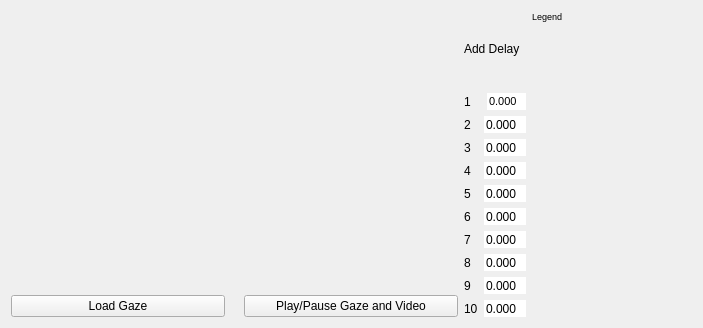
<?xml version="1.0" encoding="UTF-8"?>
<ui version="4.0">
 <class>GazePlot</class>
 <widget class="QWidget" name="GazePlot">
  <property name="windowModality">
   <enum>Qt::NonModal</enum>
  </property>
  <property name="geometry">
   <rect>
    <x>0</x>
    <y>0</y>
    <width>703</width>
    <height>328</height>
   </rect>
  </property>
  <property name="sizePolicy">
   <sizepolicy hsizetype="Minimum" vsizetype="Minimum">
    <horstretch>0</horstretch>
    <verstretch>0</verstretch>
   </sizepolicy>
  </property>
  <property name="windowTitle">
   <string>Gaze</string>
  </property>
  <property name="windowOpacity">
   <double>0.600000000000000</double>
  </property>
  <layout class="QHBoxLayout" name="horizontalLayout_12">
   <item>
    <layout class="QVBoxLayout" name="verticalLayout">
     <item>
      <widget class="QCustomPlot" name="customPlot_gaze" native="true">
       <property name="sizePolicy">
        <sizepolicy hsizetype="Expanding" vsizetype="Expanding">
         <horstretch>0</horstretch>
         <verstretch>0</verstretch>
        </sizepolicy>
       </property>
      </widget>
     </item>
     <item>
      <layout class="QHBoxLayout" name="horizontalLayout">
       <item>
        <widget class="QPushButton" name="pushButton">
         <property name="text">
          <string>Load Gaze</string>
         </property>
         <property name="iconSize">
          <size>
           <width>16</width>
           <height>5</height>
          </size>
         </property>
        </widget>
       </item>
       <item>
        <spacer name="horizontalSpacer">
         <property name="orientation">
          <enum>Qt::Horizontal</enum>
         </property>
         <property name="sizeType">
          <enum>QSizePolicy::Minimum</enum>
         </property>
         <property name="sizeHint" stdset="0">
          <size>
           <width>13</width>
           <height>13</height>
          </size>
         </property>
        </spacer>
       </item>
       <item>
        <widget class="QPushButton" name="play_gaze">
         <property name="text">
          <string>Play/Pause Gaze and Video</string>
         </property>
         <property name="iconSize">
          <size>
           <width>16</width>
           <height>5</height>
          </size>
         </property>
        </widget>
       </item>
      </layout>
     </item>
    </layout>
   </item>
   <item>
    <layout class="QVBoxLayout" name="verticalLayout_2">
     <item>
      <widget class="QLabel" name="label_11">
       <property name="sizePolicy">
        <sizepolicy hsizetype="Minimum" vsizetype="Minimum">
         <horstretch>0</horstretch>
         <verstretch>0</verstretch>
        </sizepolicy>
       </property>
       <property name="text">
        <string>Add Delay</string>
       </property>
      </widget>
     </item>
     <item>
      <layout class="QHBoxLayout" name="horizontalLayout_11">
       <item>
        <widget class="QLabel" name="label">
         <property name="sizePolicy">
          <sizepolicy hsizetype="Minimum" vsizetype="Minimum">
           <horstretch>0</horstretch>
           <verstretch>0</verstretch>
          </sizepolicy>
         </property>
         <property name="text">
          <string>1</string>
         </property>
        </widget>
       </item>
       <item>
        <widget class="QDoubleSpinBox" name="delay">
         <property name="sizePolicy">
          <sizepolicy hsizetype="Minimum" vsizetype="Fixed">
           <horstretch>0</horstretch>
           <verstretch>0</verstretch>
          </sizepolicy>
         </property>
         <property name="font">
          <font>
           <pointsize>8</pointsize>
          </font>
         </property>
         <property name="wrapping">
          <bool>false</bool>
         </property>
         <property name="frame">
          <bool>false</bool>
         </property>
         <property name="buttonSymbols">
          <enum>QAbstractSpinBox::NoButtons</enum>
         </property>
         <property name="decimals">
          <number>3</number>
         </property>
        </widget>
       </item>
      </layout>
     </item>
     <item>
      <layout class="QHBoxLayout" name="horizontalLayout_10">
       <item>
        <widget class="QLabel" name="label_2">
         <property name="sizePolicy">
          <sizepolicy hsizetype="Minimum" vsizetype="Minimum">
           <horstretch>0</horstretch>
           <verstretch>0</verstretch>
          </sizepolicy>
         </property>
         <property name="text">
          <string>2</string>
         </property>
        </widget>
       </item>
       <item>
        <widget class="QDoubleSpinBox" name="delay2">
         <property name="frame">
          <bool>false</bool>
         </property>
         <property name="buttonSymbols">
          <enum>QAbstractSpinBox::NoButtons</enum>
         </property>
         <property name="decimals">
          <number>3</number>
         </property>
        </widget>
       </item>
      </layout>
     </item>
     <item>
      <layout class="QHBoxLayout" name="horizontalLayout_9">
       <item>
        <widget class="QLabel" name="label_3">
         <property name="sizePolicy">
          <sizepolicy hsizetype="Minimum" vsizetype="Minimum">
           <horstretch>0</horstretch>
           <verstretch>0</verstretch>
          </sizepolicy>
         </property>
         <property name="text">
          <string>3</string>
         </property>
        </widget>
       </item>
       <item>
        <widget class="QDoubleSpinBox" name="delay3">
         <property name="frame">
          <bool>false</bool>
         </property>
         <property name="buttonSymbols">
          <enum>QAbstractSpinBox::NoButtons</enum>
         </property>
         <property name="decimals">
          <number>3</number>
         </property>
        </widget>
       </item>
      </layout>
     </item>
     <item>
      <layout class="QHBoxLayout" name="horizontalLayout_8">
       <item>
        <widget class="QLabel" name="label_4">
         <property name="sizePolicy">
          <sizepolicy hsizetype="Minimum" vsizetype="Minimum">
           <horstretch>0</horstretch>
           <verstretch>0</verstretch>
          </sizepolicy>
         </property>
         <property name="text">
          <string>4</string>
         </property>
        </widget>
       </item>
       <item>
        <widget class="QDoubleSpinBox" name="delay4">
         <property name="frame">
          <bool>false</bool>
         </property>
         <property name="buttonSymbols">
          <enum>QAbstractSpinBox::NoButtons</enum>
         </property>
         <property name="decimals">
          <number>3</number>
         </property>
        </widget>
       </item>
      </layout>
     </item>
     <item>
      <layout class="QHBoxLayout" name="horizontalLayout_7">
       <item>
        <widget class="QLabel" name="label_5">
         <property name="sizePolicy">
          <sizepolicy hsizetype="Minimum" vsizetype="Minimum">
           <horstretch>0</horstretch>
           <verstretch>0</verstretch>
          </sizepolicy>
         </property>
         <property name="text">
          <string>5</string>
         </property>
        </widget>
       </item>
       <item>
        <widget class="QDoubleSpinBox" name="delay5">
         <property name="frame">
          <bool>false</bool>
         </property>
         <property name="buttonSymbols">
          <enum>QAbstractSpinBox::NoButtons</enum>
         </property>
         <property name="decimals">
          <number>3</number>
         </property>
        </widget>
       </item>
      </layout>
     </item>
     <item>
      <layout class="QHBoxLayout" name="horizontalLayout_6">
       <item>
        <widget class="QLabel" name="label_6">
         <property name="sizePolicy">
          <sizepolicy hsizetype="Minimum" vsizetype="Minimum">
           <horstretch>0</horstretch>
           <verstretch>0</verstretch>
          </sizepolicy>
         </property>
         <property name="text">
          <string>6</string>
         </property>
        </widget>
       </item>
       <item>
        <widget class="QDoubleSpinBox" name="delay6">
         <property name="frame">
          <bool>false</bool>
         </property>
         <property name="buttonSymbols">
          <enum>QAbstractSpinBox::NoButtons</enum>
         </property>
         <property name="decimals">
          <number>3</number>
         </property>
        </widget>
       </item>
      </layout>
     </item>
     <item>
      <layout class="QHBoxLayout" name="horizontalLayout_5">
       <item>
        <widget class="QLabel" name="label_7">
         <property name="sizePolicy">
          <sizepolicy hsizetype="Minimum" vsizetype="Minimum">
           <horstretch>0</horstretch>
           <verstretch>0</verstretch>
          </sizepolicy>
         </property>
         <property name="text">
          <string>7</string>
         </property>
        </widget>
       </item>
       <item>
        <widget class="QDoubleSpinBox" name="delay7">
         <property name="frame">
          <bool>false</bool>
         </property>
         <property name="buttonSymbols">
          <enum>QAbstractSpinBox::NoButtons</enum>
         </property>
         <property name="decimals">
          <number>3</number>
         </property>
        </widget>
       </item>
      </layout>
     </item>
     <item>
      <layout class="QHBoxLayout" name="horizontalLayout_4">
       <item>
        <widget class="QLabel" name="label_8">
         <property name="sizePolicy">
          <sizepolicy hsizetype="Minimum" vsizetype="Minimum">
           <horstretch>0</horstretch>
           <verstretch>0</verstretch>
          </sizepolicy>
         </property>
         <property name="text">
          <string>8</string>
         </property>
        </widget>
       </item>
       <item>
        <widget class="QDoubleSpinBox" name="delay8">
         <property name="frame">
          <bool>false</bool>
         </property>
         <property name="buttonSymbols">
          <enum>QAbstractSpinBox::NoButtons</enum>
         </property>
         <property name="decimals">
          <number>3</number>
         </property>
        </widget>
       </item>
      </layout>
     </item>
     <item>
      <layout class="QHBoxLayout" name="horizontalLayout_3">
       <item>
        <widget class="QLabel" name="label_9">
         <property name="sizePolicy">
          <sizepolicy hsizetype="Minimum" vsizetype="Minimum">
           <horstretch>0</horstretch>
           <verstretch>0</verstretch>
          </sizepolicy>
         </property>
         <property name="text">
          <string>9</string>
         </property>
        </widget>
       </item>
       <item>
        <widget class="QDoubleSpinBox" name="delay9">
         <property name="frame">
          <bool>false</bool>
         </property>
         <property name="buttonSymbols">
          <enum>QAbstractSpinBox::NoButtons</enum>
         </property>
         <property name="decimals">
          <number>3</number>
         </property>
        </widget>
       </item>
      </layout>
     </item>
     <item>
      <layout class="QHBoxLayout" name="horizontalLayout_2">
       <item>
        <widget class="QLabel" name="label_10">
         <property name="sizePolicy">
          <sizepolicy hsizetype="Minimum" vsizetype="Minimum">
           <horstretch>0</horstretch>
           <verstretch>0</verstretch>
          </sizepolicy>
         </property>
         <property name="text">
          <string>10</string>
         </property>
        </widget>
       </item>
       <item>
        <widget class="QDoubleSpinBox" name="delay10">
         <property name="frame">
          <bool>false</bool>
         </property>
         <property name="alignment">
          <set>Qt::AlignLeading|Qt::AlignLeft|Qt::AlignVCenter</set>
         </property>
         <property name="buttonSymbols">
          <enum>QAbstractSpinBox::NoButtons</enum>
         </property>
         <property name="decimals">
          <number>3</number>
         </property>
        </widget>
       </item>
      </layout>
     </item>
    </layout>
   </item>
   <item>
    <widget class="QLabel" name="gp_legend">
     <property name="font">
      <font>
       <pointsize>7</pointsize>
      </font>
     </property>
     <property name="text">
      <string>Legend                                                    </string>
     </property>
     <property name="alignment">
      <set>Qt::AlignLeading|Qt::AlignLeft|Qt::AlignTop</set>
     </property>
    </widget>
   </item>
  </layout>
 </widget>
 <customwidgets>
  <customwidget>
   <class>QCustomPlot</class>
   <extends>QWidget</extends>
   <header>qcustomplot.h</header>
   <container>1</container>
  </customwidget>
 </customwidgets>
 <resources/>
 <connections/>
</ui>
